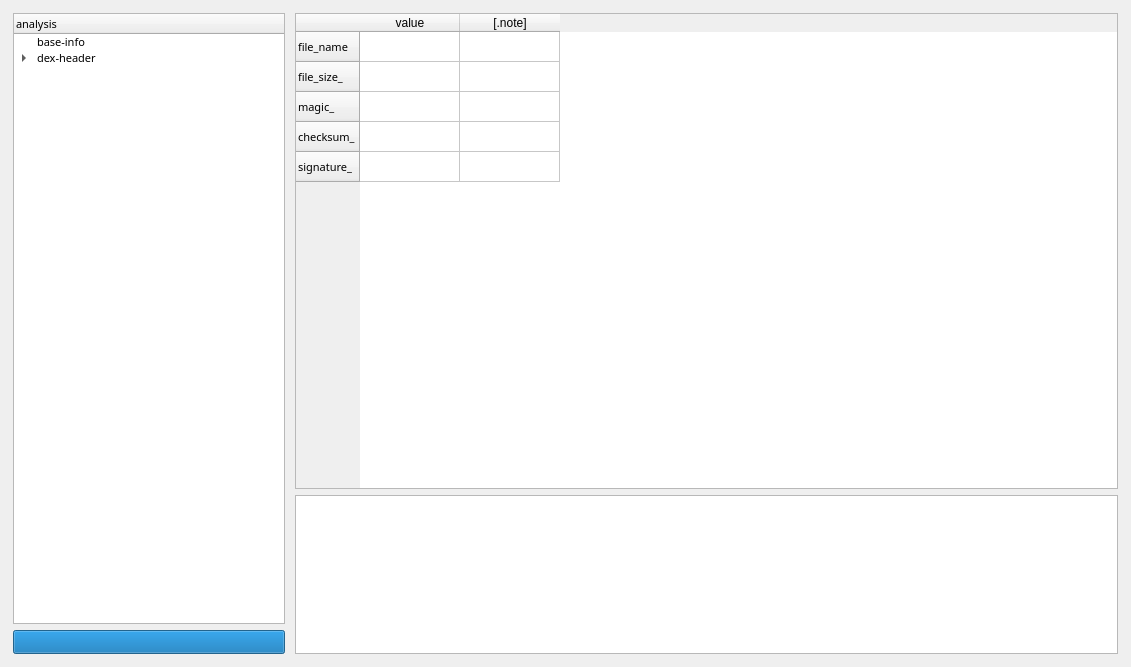
<?xml version="1.0" encoding="UTF-8"?>
<ui version="4.0">
 <class>wigdet_Dex</class>
 <widget class="QWidget" name="wigdet_Dex">
  <property name="geometry">
   <rect>
    <x>0</x>
    <y>0</y>
    <width>1131</width>
    <height>667</height>
   </rect>
  </property>
  <property name="font">
   <font>
    <family>Cascadia Code</family>
    <pointsize>8</pointsize>
   </font>
  </property>
  <property name="acceptDrops">
   <bool>false</bool>
  </property>
  <property name="windowTitle">
   <string>Form</string>
  </property>
  <layout class="QHBoxLayout" name="horizontalLayout">
   <item>
    <widget class="QWidget" name="widget_tmp_box1" native="true">
     <property name="sizePolicy">
      <sizepolicy hsizetype="Preferred" vsizetype="Preferred">
       <horstretch>1</horstretch>
       <verstretch>0</verstretch>
      </sizepolicy>
     </property>
     <layout class="QVBoxLayout" name="verticalLayout_2">
      <property name="leftMargin">
       <number>2</number>
      </property>
      <property name="topMargin">
       <number>2</number>
      </property>
      <property name="rightMargin">
       <number>2</number>
      </property>
      <property name="bottomMargin">
       <number>2</number>
      </property>
      <item>
       <widget class="QTreeWidget" name="treeWidget_Dex">
        <property name="sizePolicy">
         <sizepolicy hsizetype="Expanding" vsizetype="Expanding">
          <horstretch>0</horstretch>
          <verstretch>0</verstretch>
         </sizepolicy>
        </property>
        <property name="minimumSize">
         <size>
          <width>0</width>
          <height>0</height>
         </size>
        </property>
        <column>
         <property name="text">
          <string>analysis</string>
         </property>
        </column>
        <item>
         <property name="text">
          <string>base-info</string>
         </property>
        </item>
        <item>
         <property name="text">
          <string>dex-header</string>
         </property>
         <item>
          <property name="text">
           <string>string-ids</string>
          </property>
         </item>
         <item>
          <property name="text">
           <string>type-ids</string>
          </property>
         </item>
         <item>
          <property name="text">
           <string>proto-ids</string>
          </property>
         </item>
         <item>
          <property name="text">
           <string>field-ids</string>
          </property>
         </item>
         <item>
          <property name="text">
           <string>method-ids</string>
          </property>
         </item>
         <item>
          <property name="text">
           <string>class-defs</string>
          </property>
         </item>
         <item>
          <property name="text">
           <string>map-lists</string>
          </property>
         </item>
        </item>
       </widget>
      </item>
      <item>
       <widget class="QProgressBar" name="progressBar_Dex">
        <property name="value">
         <number>100</number>
        </property>
        <property name="textVisible">
         <bool>false</bool>
        </property>
        <property name="textDirection">
         <enum>QProgressBar::TopToBottom</enum>
        </property>
       </widget>
      </item>
     </layout>
    </widget>
   </item>
   <item>
    <widget class="QWidget" name="widget_tmp_box2" native="true">
     <property name="sizePolicy">
      <sizepolicy hsizetype="Preferred" vsizetype="Preferred">
       <horstretch>3</horstretch>
       <verstretch>0</verstretch>
      </sizepolicy>
     </property>
     <layout class="QVBoxLayout" name="verticalLayout">
      <property name="leftMargin">
       <number>2</number>
      </property>
      <property name="topMargin">
       <number>2</number>
      </property>
      <property name="rightMargin">
       <number>2</number>
      </property>
      <property name="bottomMargin">
       <number>2</number>
      </property>
      <item>
       <widget class="QStackedWidget" name="stackedWidget_Dex">
        <property name="sizePolicy">
         <sizepolicy hsizetype="Preferred" vsizetype="Preferred">
          <horstretch>0</horstretch>
          <verstretch>3</verstretch>
         </sizepolicy>
        </property>
        <widget class="QWidget" name="widget_DexBaseInfo">
         <layout class="QHBoxLayout" name="horizontalLayout_2">
          <property name="leftMargin">
           <number>0</number>
          </property>
          <property name="topMargin">
           <number>0</number>
          </property>
          <property name="rightMargin">
           <number>0</number>
          </property>
          <property name="bottomMargin">
           <number>0</number>
          </property>
          <item>
           <widget class="QTableWidget" name="tableWidget_DexBaseInfo">
            <row>
             <property name="text">
              <string>file_name</string>
             </property>
            </row>
            <row>
             <property name="text">
              <string>file_size_</string>
             </property>
            </row>
            <row>
             <property name="text">
              <string>magic_</string>
             </property>
            </row>
            <row>
             <property name="text">
              <string>checksum_</string>
             </property>
            </row>
            <row>
             <property name="text">
              <string>signature_</string>
             </property>
            </row>
            <column>
             <property name="text">
              <string>value</string>
             </property>
            </column>
            <column>
             <property name="text">
              <string>[.note]</string>
             </property>
            </column>
           </widget>
          </item>
         </layout>
        </widget>
        <widget class="QWidget" name="widget_DexHeader">
         <layout class="QHBoxLayout" name="horizontalLayout_4">
          <property name="leftMargin">
           <number>0</number>
          </property>
          <property name="topMargin">
           <number>0</number>
          </property>
          <property name="rightMargin">
           <number>0</number>
          </property>
          <property name="bottomMargin">
           <number>0</number>
          </property>
          <item>
           <widget class="QTableWidget" name="tableWidget_DexHeader">
            <row>
             <property name="text">
              <string>magic_</string>
             </property>
            </row>
            <row>
             <property name="text">
              <string>checksum_</string>
             </property>
            </row>
            <row>
             <property name="text">
              <string>signature_</string>
             </property>
            </row>
            <row>
             <property name="text">
              <string>file_size_</string>
             </property>
            </row>
            <row>
             <property name="text">
              <string>header_size_</string>
             </property>
            </row>
            <row>
             <property name="text">
              <string>endian_tag_</string>
             </property>
            </row>
            <row>
             <property name="text">
              <string>link_size_</string>
             </property>
            </row>
            <row>
             <property name="text">
              <string>link_off_</string>
             </property>
            </row>
            <row>
             <property name="text">
              <string>map_off_</string>
             </property>
            </row>
            <row>
             <property name="text">
              <string>string_ids_size_</string>
             </property>
            </row>
            <row>
             <property name="text">
              <string>string_ids_off_</string>
             </property>
            </row>
            <row>
             <property name="text">
              <string>type_ids_size_</string>
             </property>
            </row>
            <row>
             <property name="text">
              <string>type_ids_off_</string>
             </property>
            </row>
            <row>
             <property name="text">
              <string>proto_ids_size_</string>
             </property>
            </row>
            <row>
             <property name="text">
              <string>proto_ids_off_</string>
             </property>
            </row>
            <row>
             <property name="text">
              <string>field_ids_size_</string>
             </property>
            </row>
            <row>
             <property name="text">
              <string>field_ids_off_</string>
             </property>
            </row>
            <row>
             <property name="text">
              <string>method_ids_size_</string>
             </property>
            </row>
            <row>
             <property name="text">
              <string>method_ids_off_</string>
             </property>
            </row>
            <row>
             <property name="text">
              <string>class_defs_size_</string>
             </property>
            </row>
            <row>
             <property name="text">
              <string>class_defs_off_</string>
             </property>
            </row>
            <row>
             <property name="text">
              <string>data_size_</string>
             </property>
            </row>
            <row>
             <property name="text">
              <string>data_off_</string>
             </property>
            </row>
            <column>
             <property name="text">
              <string>info</string>
             </property>
            </column>
            <column>
             <property name="text">
              <string>[.note]</string>
             </property>
            </column>
           </widget>
          </item>
         </layout>
        </widget>
        <widget class="QWidget" name="widget_Dex_strids">
         <layout class="QHBoxLayout" name="horizontalLayout_3">
          <property name="leftMargin">
           <number>2</number>
          </property>
          <property name="topMargin">
           <number>2</number>
          </property>
          <property name="rightMargin">
           <number>2</number>
          </property>
          <property name="bottomMargin">
           <number>2</number>
          </property>
          <item>
           <widget class="QTableWidget" name="tableWidget_Dex_strids">
            <attribute name="verticalHeaderVisible">
             <bool>false</bool>
            </attribute>
            <column>
             <property name="text">
              <string>idx</string>
             </property>
            </column>
            <column>
             <property name="text">
              <string>[*] len_size</string>
             </property>
            </column>
            <column>
             <property name="text">
              <string>len</string>
             </property>
            </column>
            <column>
             <property name="text">
              <string>string</string>
             </property>
            </column>
           </widget>
          </item>
         </layout>
        </widget>
        <widget class="QWidget" name="widget_Dex_typeids">
         <layout class="QHBoxLayout" name="horizontalLayout_5">
          <property name="leftMargin">
           <number>2</number>
          </property>
          <property name="topMargin">
           <number>2</number>
          </property>
          <property name="rightMargin">
           <number>2</number>
          </property>
          <property name="bottomMargin">
           <number>2</number>
          </property>
          <item>
           <widget class="QTableWidget" name="tableWidget_Dex_typeids">
            <attribute name="verticalHeaderVisible">
             <bool>false</bool>
            </attribute>
            <column>
             <property name="text">
              <string>idx</string>
             </property>
            </column>
            <column>
             <property name="text">
              <string>type_idx</string>
             </property>
            </column>
            <column>
             <property name="text">
              <string>type_str</string>
             </property>
            </column>
            <column>
             <property name="text">
              <string>[*] full_type_str</string>
             </property>
            </column>
           </widget>
          </item>
         </layout>
        </widget>
        <widget class="QWidget" name="widget_Dex_protoids">
         <layout class="QHBoxLayout" name="horizontalLayout_6">
          <property name="leftMargin">
           <number>2</number>
          </property>
          <property name="topMargin">
           <number>2</number>
          </property>
          <property name="rightMargin">
           <number>2</number>
          </property>
          <property name="bottomMargin">
           <number>2</number>
          </property>
          <item>
           <widget class="QTableWidget" name="tableWidget_Dex_protoids">
            <attribute name="verticalHeaderVisible">
             <bool>false</bool>
            </attribute>
            <column>
             <property name="text">
              <string>idx</string>
             </property>
            </column>
            <column>
             <property name="text">
              <string>shorty_idx_</string>
             </property>
            </column>
            <column>
             <property name="text">
              <string>return_type_idx_</string>
             </property>
            </column>
            <column>
             <property name="text">
              <string>parameters_off_</string>
             </property>
            </column>
            <column>
             <property name="text">
              <string>[*] shorty_str</string>
             </property>
            </column>
            <column>
             <property name="text">
              <string>[*] full_proto</string>
             </property>
            </column>
           </widget>
          </item>
         </layout>
        </widget>
        <widget class="QWidget" name="widget_Dex_fieldids">
         <layout class="QHBoxLayout" name="horizontalLayout_7">
          <property name="leftMargin">
           <number>2</number>
          </property>
          <property name="topMargin">
           <number>2</number>
          </property>
          <property name="rightMargin">
           <number>2</number>
          </property>
          <property name="bottomMargin">
           <number>2</number>
          </property>
          <item>
           <widget class="QTableWidget" name="tableWidget_Dex_fieldids">
            <attribute name="verticalHeaderVisible">
             <bool>false</bool>
            </attribute>
            <column>
             <property name="text">
              <string>idx</string>
             </property>
            </column>
            <column>
             <property name="text">
              <string>class_idx</string>
             </property>
            </column>
            <column>
             <property name="text">
              <string>type_idx</string>
             </property>
            </column>
            <column>
             <property name="text">
              <string>name_idx</string>
             </property>
            </column>
            <column>
             <property name="text">
              <string>[*] full_field_str</string>
             </property>
            </column>
           </widget>
          </item>
         </layout>
        </widget>
        <widget class="QWidget" name="widget_Dex_methodids">
         <layout class="QHBoxLayout" name="horizontalLayout_8">
          <property name="leftMargin">
           <number>2</number>
          </property>
          <property name="topMargin">
           <number>2</number>
          </property>
          <property name="rightMargin">
           <number>2</number>
          </property>
          <property name="bottomMargin">
           <number>2</number>
          </property>
          <item>
           <widget class="QTableWidget" name="tableWidget_Dex_methodids">
            <attribute name="verticalHeaderVisible">
             <bool>false</bool>
            </attribute>
            <column>
             <property name="text">
              <string>idx</string>
             </property>
            </column>
            <column>
             <property name="text">
              <string>class_idx_</string>
             </property>
            </column>
            <column>
             <property name="text">
              <string>proto_idx_</string>
             </property>
            </column>
            <column>
             <property name="text">
              <string>name_idx_</string>
             </property>
            </column>
            <column>
             <property name="text">
              <string>[*] full_method_name</string>
             </property>
            </column>
           </widget>
          </item>
         </layout>
        </widget>
        <widget class="QWidget" name="widget_Dex_classdefs">
         <layout class="QHBoxLayout" name="horizontalLayout_9">
          <property name="leftMargin">
           <number>2</number>
          </property>
          <property name="topMargin">
           <number>2</number>
          </property>
          <property name="rightMargin">
           <number>2</number>
          </property>
          <property name="bottomMargin">
           <number>2</number>
          </property>
          <item>
           <widget class="QTableWidget" name="tableWidget_Dex_classdefs">
            <attribute name="verticalHeaderVisible">
             <bool>false</bool>
            </attribute>
            <column>
             <property name="text">
              <string>idx</string>
             </property>
            </column>
            <column>
             <property name="text">
              <string>class_idx_</string>
             </property>
            </column>
            <column>
             <property name="text">
              <string>access_flags_</string>
             </property>
            </column>
            <column>
             <property name="text">
              <string>superclass_idx_</string>
             </property>
            </column>
            <column>
             <property name="text">
              <string>interfaces_off_</string>
             </property>
            </column>
            <column>
             <property name="text">
              <string>source_file_idx_</string>
             </property>
            </column>
            <column>
             <property name="text">
              <string>annotations_off_</string>
             </property>
            </column>
            <column>
             <property name="text">
              <string>class_data_off_</string>
             </property>
            </column>
            <column>
             <property name="text">
              <string>static_values_off_</string>
             </property>
            </column>
            <column>
             <property name="text">
              <string>[*] full_class_name</string>
             </property>
            </column>
           </widget>
          </item>
         </layout>
        </widget>
        <widget class="QWidget" name="widget_Dex_maplists">
         <layout class="QHBoxLayout" name="horizontalLayout_10">
          <property name="leftMargin">
           <number>2</number>
          </property>
          <property name="topMargin">
           <number>2</number>
          </property>
          <property name="rightMargin">
           <number>2</number>
          </property>
          <property name="bottomMargin">
           <number>2</number>
          </property>
          <item>
           <widget class="QTableWidget" name="tableWidget_Dex_maplists">
            <attribute name="verticalHeaderVisible">
             <bool>false</bool>
            </attribute>
            <column>
             <property name="text">
              <string>idx</string>
             </property>
            </column>
            <column>
             <property name="text">
              <string>section_type</string>
             </property>
            </column>
            <column>
             <property name="text">
              <string>section_size</string>
             </property>
            </column>
            <column>
             <property name="text">
              <string>section_offset</string>
             </property>
            </column>
            <column>
             <property name="text">
              <string>[*] section_type_str</string>
             </property>
            </column>
           </widget>
          </item>
         </layout>
        </widget>
       </widget>
      </item>
      <item>
       <widget class="QTextBrowser" name="textBrowser_HexVIew">
        <property name="sizePolicy">
         <sizepolicy hsizetype="Expanding" vsizetype="Expanding">
          <horstretch>0</horstretch>
          <verstretch>1</verstretch>
         </sizepolicy>
        </property>
        <property name="acceptDrops">
         <bool>false</bool>
        </property>
       </widget>
      </item>
     </layout>
    </widget>
   </item>
  </layout>
 </widget>
 <resources/>
 <connections/>
</ui>
